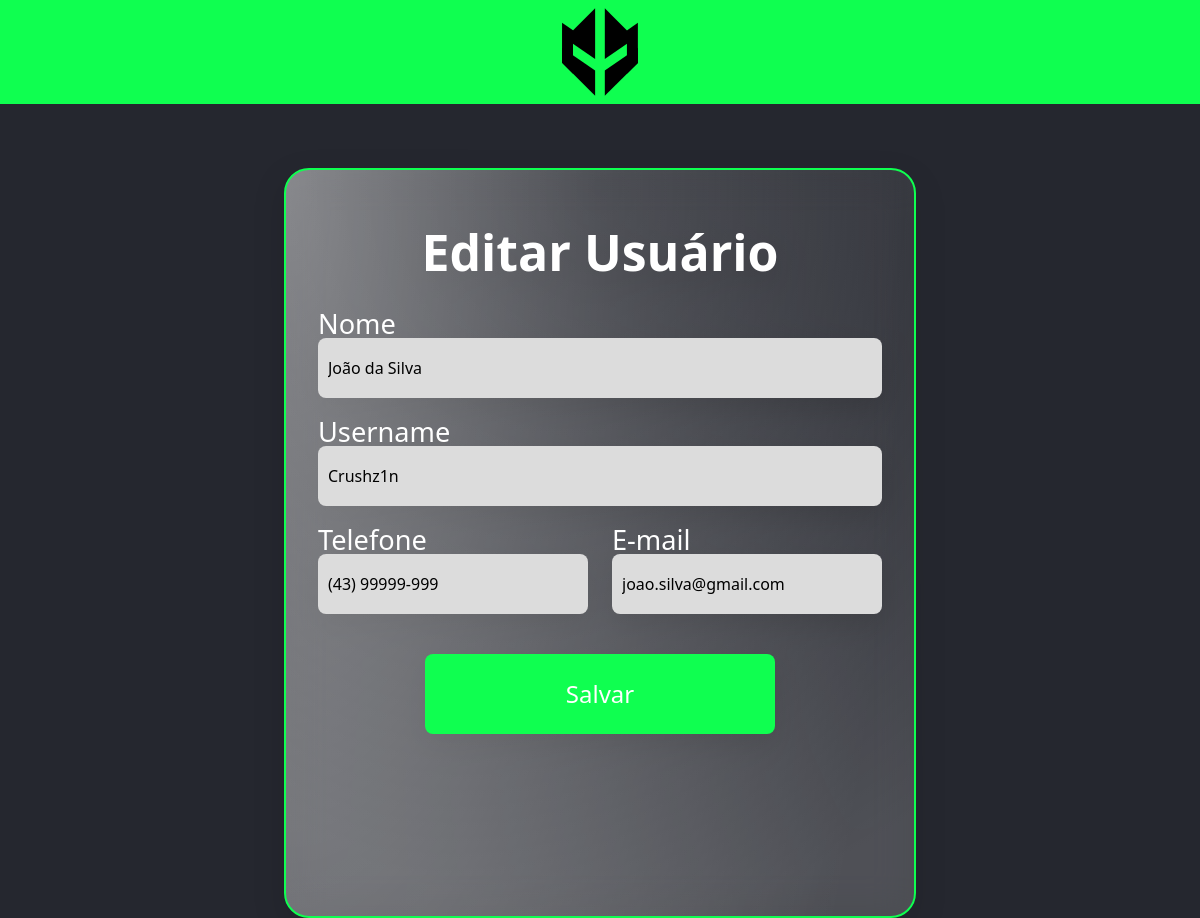
Screenshot of /editarUsuario.php?id=1 with the database file from the repository.
### tables this page shows
CREATE TABLE usuario (
  id INTEGER NOT NULL AUTO_INCREMENT,
  nome VARCHAR(100),
  username VARCHAR(20),
  email VARCHAR(100),
  telefone VARCHAR(14), 
  senha VARCHAR(255), 
  PRIMARY KEY (id)
);

### editarUsuario.php (the view, shortened to what this page needs)
<!DOCTYPE html>
<html lang="pt-BR">
<head>
    <link rel="stylesheet" href="./css/style.css">
    <link href="https://cdn.jsdelivr.net/npm/bootstrap@5.2.2/dist/css/bootstrap.min.css" rel="stylesheet">
</head>
<body>
    <header>
        <a href="#">
            <img src="./img/Logo.svg" alt="Loga do time Imperial eSports">
        </a>
    </header>
    <?php
      include_once("./db/connectDB.php");
      $sql = "SELECT * FROM usuario WHERE id = ".$_REQUEST['id'];
      $res = $conn->query($sql);
      $row = $res->fetch_object();
    ?>
    <main>
        <div class="conteudo medio text-center">
            <h1 class="titulo">Editar Usuário</h1>
            <form action="./salvarUsuario.php" method="post">
                <div class="row">
                    <div class="col">
                        <label for="nome">Nome</label>
                        <input type="text" required name="nome" value="<?php print $row->nome ?>">
                    </div>
                </div>
                <div class="row">
                    <div class="col">
                        <label for="text">Username</label>
                        <input type="text" required name="username" value="<?php print $row->username ?>">
                    </div>
                </div>
                <div class="row">
                    <div class="col">
                        <label for="telefone">Telefone</label>
                        <input type="text" name="telefone" value="<?php print $row->telefone ?>">
                    </div>
                    <div class="col">
                        <label for="email">E-mail</label>
                        <input type="email" name="email" value="<?php print $row->email ?>">
                    </div>
                </div>
                <div class="row">
                    <div class="col">
                        <input type="submit" value="Salvar">
                    </div>
                </div>
            </form>
        </div>
    </main>
</body>
</html>

### css/style.css (style rules this page uses)
* { margin: 0; padding: 0; box-sizing: border-box; }
body { background-color: #25272F !important; color: #FFF !important; font-family: 'Roboto', sans-serif; height: 100vh; max-width: 100vw; }
header { background-color: #0FFF50; height: 6.5rem; display: flex; justify-content: center; align-items: center; }
header img { height: 6rem; }
.conteudo { background: radial-gradient(97.66% 97.66% at 50% 2.34%, rgba(255, 255, 255, 0) 0%, rgba(255, 255, 255, 0.2) 100%), radial-gradient(97.57% 210.75% at 0.9% 2.98%, rgba(255, 255, 255, 0.4) 0%, rgba(255, 255, 255, 0) 100%); filter: drop-shadow(0px 11px 14px rgba(0, 0, 0, 0.25)); backdrop-filter: blur(21px); border-radius: 25px; border: 2px solid #0FFF50; padding: 2rem; color: #FFF; }
.medio { margin: 4rem auto; min-height: 46.875rem; width: 39.5rem; }
.titulo { margin-top: 1.25rem; text-align: center; font-size: 3.125rem; font-weight: 600; }
.conteudo label { width: 100%; margin: 1.25rem 0 0 0; font-size: 1.7rem; line-height: 28px; display: flex; }
.conteudo input, .conteudo textarea { padding: 0 0.625rem; width: 100%; height: 3.75rem; background-color: #DCDCDC; border: none; border-radius: 8px; }
.conteudo input[type="submit"] { background-color: #0FFF50; height: 5rem; width: 21.875rem; color: #FFF; font-size: 24px; font-weight: 500; display: flex; justify-content: center; align-items: center; margin: 0 auto; margin-top: 40px; cursor: pointer; transition-delay: 50ms; }

### rows the page displays
usuario: nome "João da Silva", username "Crushz1n", telefone "(43) 99999-999", email "joao.silva@gmail.com"
